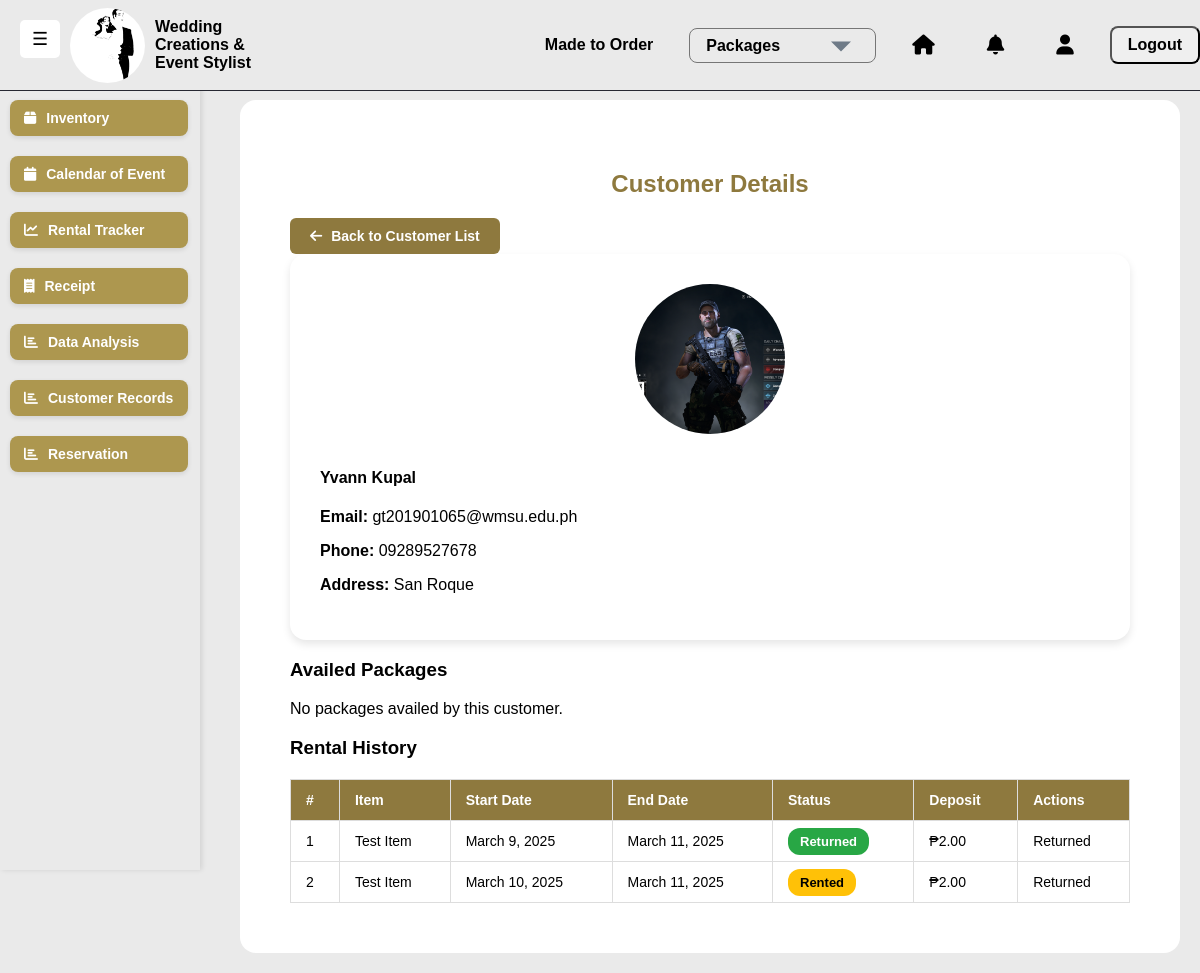
Before: /customers/3/ (signed in) with the older database file.
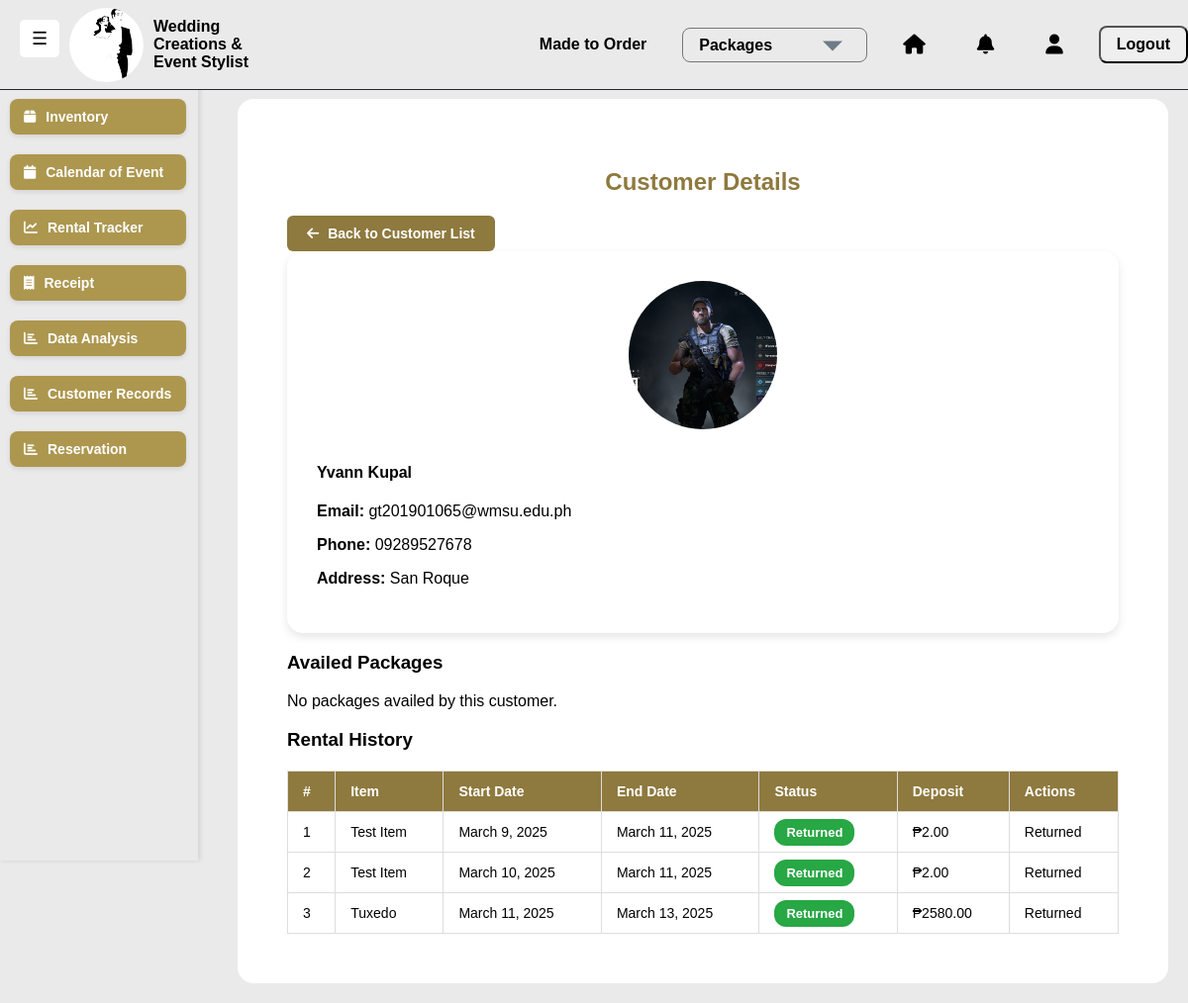
After: the same page with the newer database file.
### saritasapp/models.py (models this page shows, shortened)
class Rental(models.Model):
    customer = models.ForeignKey(Customer, on_delete=models.CASCADE)
    user = models.ForeignKey(User, on_delete=models.SET_NULL, null=True, blank=True)
    inventory = models.ForeignKey(Inventory, on_delete=models.CASCADE)
    rental_start = models.DateField()
    rental_end = models.DateField()
    deposit = models.DecimalField(max_digits=10, decimal_places=2, default=10000.00)
    status = models.CharField(
        max_length=10,
        choices=[
            ("Renting", "Renting"),
            ("Returned", "Returned"),
            ("Overdue", "Overdue")
        ],
        default="Renting"
    )

class Inventory(models.Model):
    name = models.CharField(max_length=255)
    category = models.ForeignKey(Category, on_delete=models.CASCADE)
    color = models.CharField(max_length=50, blank=True)
    quantity = models.IntegerField(default=0)
    rental_price = models.DecimalField(max_digits=10, decimal_places=2)
    purchase_price = models.DecimalField(max_digits=10, decimal_places=2, null=True, blank=True)
    available = models.BooleanField(default=True)
    image = models.ImageField(upload_to="static/images/", null=True, blank=True)

### saritasapp/views.py (the view)
# urls.py: path('customers/<int:customer_id>/', views.view_customer, name='view_customer'),
@login_required
def view_customer(request, customer_id):
    customer = get_object_or_404(Customer, id=customer_id)
    today = now().date()
    rentals = Rental.objects.filter(customer=customer)
    rentals.filter(status="Renting", rental_end__lt=today).update(status="Overdue")
    return render(request, 'saritasapp/view_customer.html', {
        'customer': customer,
        'rentals': rentals,
    })

### saritasapp/templates/saritasapp/view_customer.html (shortened to what the changed rows need)
{% extends "saritasapp/base.html" %}
{% load static %}
{% block extra_css %}
    <link rel="stylesheet" href="{% static 'css/view_customer.css' %}">
{% endblock %}
{% block content %}
<div class="container">
    <h2 class="text-center" style="color: #8E793E; font-family: Arial, sans-serif;">Customer Details</h2>
    {% if rentals %}
        <table class="table">
            <thead>
                <tr>
                    <th>#</th>
                    <th>Item</th>
                    <th>Start Date</th>
                    <th>End Date</th>
                    <th>Status</th>
                    <th>Deposit</th>
                    <th>Actions</th>
                </tr>
            </thead>
            <tbody>
                {% for rental in rentals %}
                <tr>
                    <td>{{ forloop.counter }}</td>
                    <td>{{ rental.inventory.name }}</td>
                    <td>{{ rental.rental_start }}</td>
                    <td>{{ rental.rental_end }}</td>
                    <td>
                        <span class="badge
                            {% if rental.status == 'Overdue' %}bg-danger
                            {% elif rental.status == 'Returned' %}bg-success
                            {% else %}bg-warning{% endif %}">
                            {{ rental.status }}
                        </span>
                    </td>
                    <td>₱{{ rental.deposit }}</td>
                    <td>
                        {% if rental.status == 'Renting' or rental.status == 'Overdue' %}
                            <a href="{% url 'saritasapp:return_rental' rental.id %}"
                               class="btn btn-success btn-sm">Mark as Returned</a>
                        {% else %}
                            <span class="text-muted">Returned</span>
                        {% endif %}
                    </td>
                </tr>
                {% endfor %}
            </tbody>
        </table>
    {% else %}
        <div class="empty-message">
            <p class="text-muted">No rentals found for this customer.</p>
        </div>
    {% endif %}
</div>
{% endblock %}

Changed rows visible on the page:
changed Rental "March 10, 2025": status "Rented" → "Returned"
added Rental: inventory.name "Tuxedo", rental_start "March 11, 2025", rental_end "March 13, 2025", status "Returned", deposit "2580.00"
